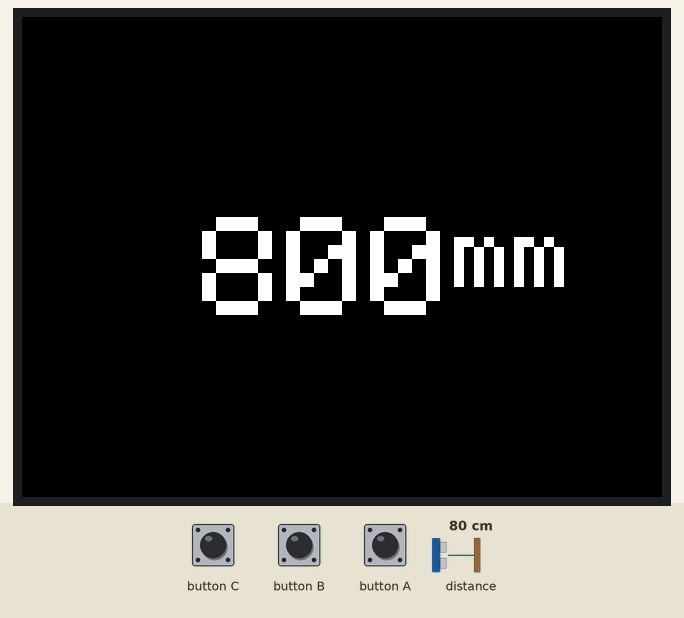
This sketch was run on a simulated ESP32. Shown: 320×240 colour display. The inputs (shaded band) are chosen by the test bench; at power-on: distance to the obstacle 80 cm.

Above: at 1.4 s.
1.5 s: distance to the obstacle set to 2 cm
At 2.9 s:
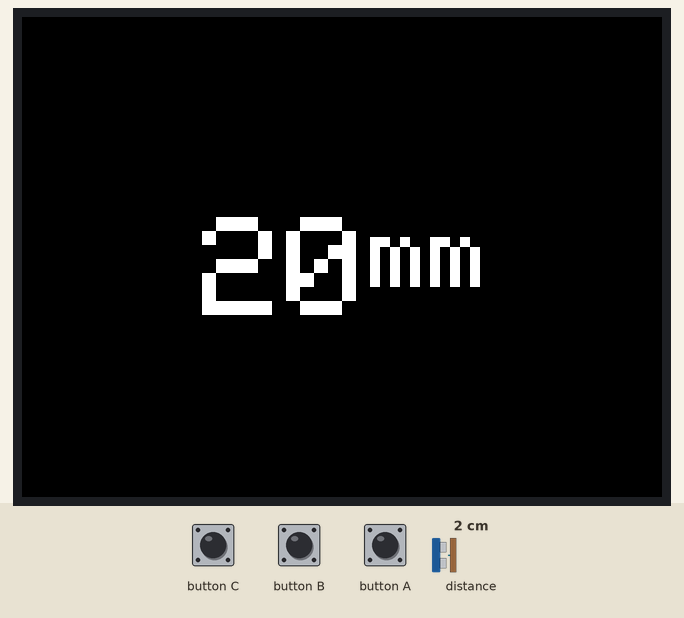
3.6 s: button C pressed for 1 s
6.1 s: distance to the obstacle set to 4 cm
At 7.0 s:
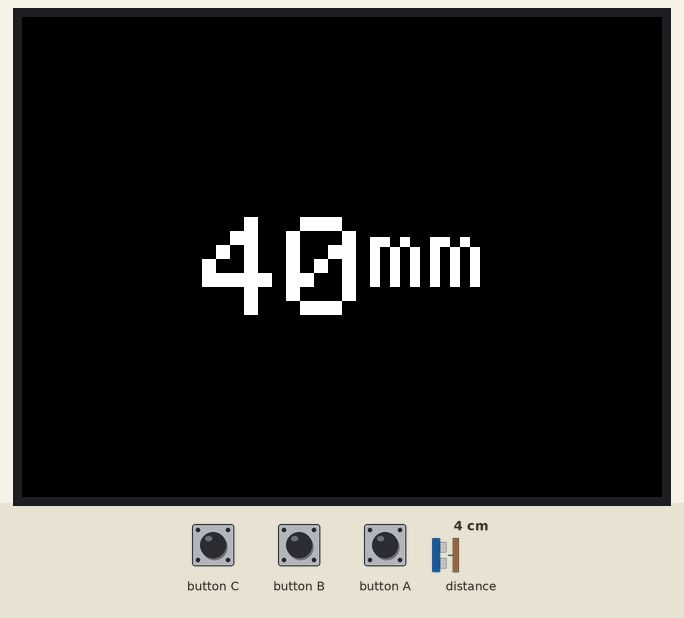
7.9 s: distance to the obstacle set to 9 cm
At 9.7 s:
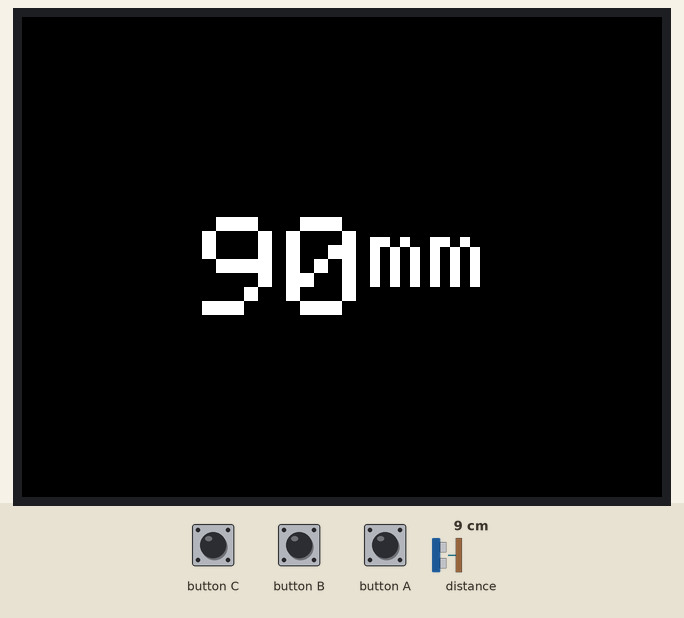
Timing chart, 0 to 10.8 s (numbered marks = the images above; inputs shaded):
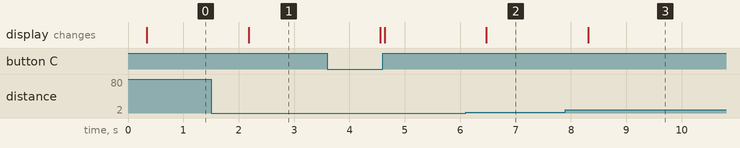

The sketch:

m5stack.ino
```cpp
/*
This example takes range measurements with the VL53L1X and displays additional
details (status and signal/ambient rates) for each measurement, which can help
you determine whether the sensor is operating normally and the reported range is
valid. The range is in units of mm, and the rates are in units of MCPS (mega
counts per second).
*/
#include <M5Stack.h>
#include <Wire.h>
#include <VL53L1X.h>

VL53L1X sensor;

void setup()
{
  M5.begin();


  // text print
  M5.Lcd.fillScreen(BLACK);
  M5.Lcd.setCursor(10, 10);
  M5.Lcd.setTextColor(WHITE);
  M5.Lcd.setTextSize(1);
  M5.Lcd.printf("Display Test!");

  Serial.begin(115200);
  Wire.begin();
  Wire.setClock(400000); // use 400 kHz I2C

  sensor.setTimeout(500);
  if (!sensor.init())
  {
    Serial.println("Failed to detect and initialize sensor!");
    while (1);
  }

  // Use long distance mode and allow up to 50000 us (50 ms) for a measurement.
  // You can change these settings to adjust the performance of the sensor, but
  // the minimum timing budget is 20 ms for short distance mode and 33 ms for
  // medium and long distance modes. See the VL53L1X datasheet for more
  // information on range and timing limits.
  sensor.setDistanceMode(VL53L1X::Long);
  sensor.setMeasurementTimingBudget(50000);

  // Start continuous readings at a rate of one measurement every 50 ms (the
  // inter-measurement period). This period should be at least as long as the
  // timing budget.
  sensor.startContinuous(50);
}

void loop()
{
  sensor.read();

//  Serial.print("range: ");
//  Serial.print(sensor.ranging_data.range_mm);
//  Serial.print("\tstatus: ");
//  Serial.print(VL53L1X::rangeStatusToString(sensor.ranging_data.range_status));
//  Serial.print("\tpeak signal: ");
//  Serial.print(sensor.ranging_data.peak_signal_count_rate_MCPS);
//  Serial.print("\tambient: ");
//  Serial.print(sensor.ranging_data.ambient_count_rate_MCPS);

  Serial.println();
  M5.Lcd.fillScreen(BLACK);
  M5.Lcd.setCursor(90, 100);
  M5.Lcd.setTextColor(WHITE);
  M5.Lcd.setTextSize(20);
  M5.Lcd.print(sensor.ranging_data.range_mm);
  M5.Lcd.setTextSize(5);
  M5.Lcd.print("mm");
  delay(500);

  M5.update();
}
```

Measured:
- after the input at 1.5 s, the display: changes after 0.68 s (image 1)
- after the input at 6.1 s, the display: changes after 0.37 s (image 2)
- after the input at 7.9 s, the display: changes after 0.41 s (image 3)
